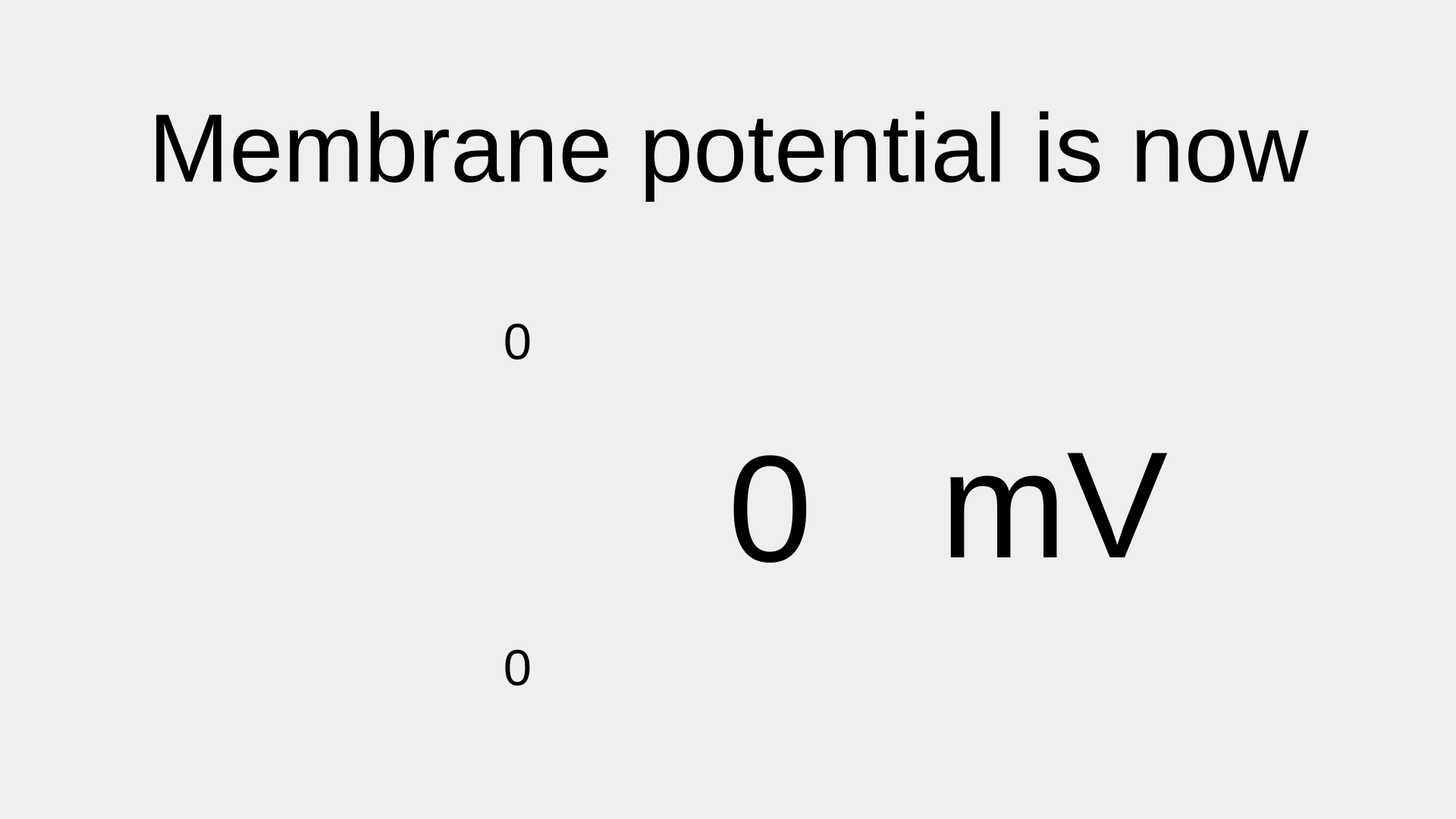
<?xml version="1.0" encoding="UTF-8"?>
<ui version="4.0">
 <class>subWinClass</class>
 <widget class="QWidget" name="subWinClass">
  <property name="geometry">
   <rect>
    <x>0</x>
    <y>0</y>
    <width>1920</width>
    <height>1080</height>
   </rect>
  </property>
  <property name="windowTitle">
   <string>subWin</string>
  </property>
  <widget class="QLabel" name="label">
   <property name="geometry">
    <rect>
     <x>20</x>
     <y>70</y>
     <width>1881</width>
     <height>251</height>
    </rect>
   </property>
   <property name="font">
    <font>
     <pointsize>96</pointsize>
    </font>
   </property>
   <property name="text">
    <string>Membrane potential is now</string>
   </property>
   <property name="alignment">
    <set>Qt::AlignCenter</set>
   </property>
  </widget>
  <widget class="QLabel" name="label_2">
   <property name="geometry">
    <rect>
     <x>450</x>
     <y>540</y>
     <width>621</width>
     <height>261</height>
    </rect>
   </property>
   <property name="font">
    <font>
     <pointsize>150</pointsize>
    </font>
   </property>
   <property name="text">
    <string>0</string>
   </property>
   <property name="alignment">
    <set>Qt::AlignRight|Qt::AlignTrailing|Qt::AlignVCenter</set>
   </property>
  </widget>
  <widget class="QLabel" name="label_3">
   <property name="geometry">
    <rect>
     <x>1240</x>
     <y>530</y>
     <width>501</width>
     <height>271</height>
    </rect>
   </property>
   <property name="font">
    <font>
     <pointsize>150</pointsize>
    </font>
   </property>
   <property name="text">
    <string>mV</string>
   </property>
  </widget>
  <widget class="QLabel" name="label_4">
   <property name="enabled">
    <bool>true</bool>
   </property>
   <property name="geometry">
    <rect>
     <x>290</x>
     <y>400</y>
     <width>411</width>
     <height>101</height>
    </rect>
   </property>
   <property name="font">
    <font>
     <pointsize>50</pointsize>
    </font>
   </property>
   <property name="text">
    <string>0</string>
   </property>
   <property name="alignment">
    <set>Qt::AlignRight|Qt::AlignTrailing|Qt::AlignVCenter</set>
   </property>
  </widget>
  <widget class="QLabel" name="label_5">
   <property name="geometry">
    <rect>
     <x>290</x>
     <y>830</y>
     <width>411</width>
     <height>101</height>
    </rect>
   </property>
   <property name="font">
    <font>
     <pointsize>50</pointsize>
    </font>
   </property>
   <property name="text">
    <string>0</string>
   </property>
   <property name="alignment">
    <set>Qt::AlignRight|Qt::AlignTrailing|Qt::AlignVCenter</set>
   </property>
  </widget>
 </widget>
 <layoutdefault spacing="6" margin="11"/>
 <resources/>
 <connections/>
</ui>
